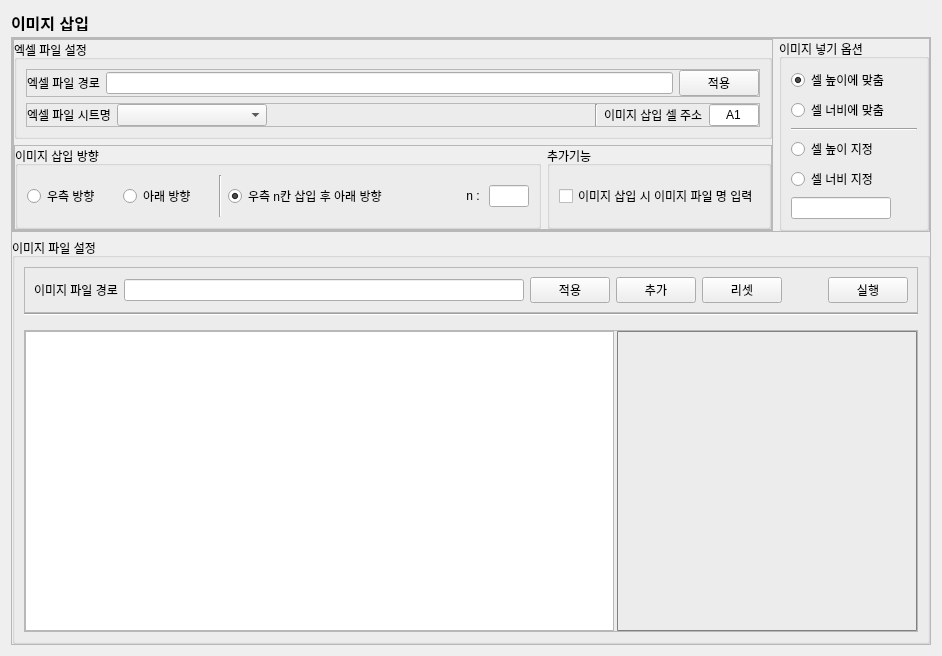
            <widget class="QWidget" name="page_imageinsert">
             <layout class="QVBoxLayout" name="verticalLayout_38">
              <item>
               <widget class="QLabel" name="label_15">
                <property name="minimumSize">
                 <size>
                  <width>0</width>
                  <height>20</height>
                 </size>
                </property>
                <property name="maximumSize">
                 <size>
                  <width>16777215</width>
                  <height>20</height>
                 </size>
                </property>
                <property name="text">
                 <string>&lt;html&gt;&lt;head/&gt;&lt;body&gt;&lt;p&gt;&lt;span style=&quot; font-size:12pt; font-weight:600; text-decoration: underline;&quot;&gt;이미지 삽입&lt;/span&gt;&lt;/p&gt;&lt;/body&gt;&lt;/html&gt;</string>
                </property>
               </widget>
              </item>
              <item>
               <widget class="QFrame" name="frame_34">
                <property name="frameShape">
                 <enum>QFrame::StyledPanel</enum>
                </property>
                <property name="frameShadow">
                 <enum>QFrame::Raised</enum>
                </property>
                <layout class="QVBoxLayout" name="verticalLayout_43">
                 <property name="leftMargin">
                  <number>0</number>
                 </property>
                 <property name="topMargin">
                  <number>0</number>
                 </property>
                 <property name="rightMargin">
                  <number>0</number>
                 </property>
                 <property name="bottomMargin">
                  <number>0</number>
                 </property>
                 <item>
                  <widget class="QFrame" name="frame_42">
                   <property name="frameShape">
                    <enum>QFrame::StyledPanel</enum>
                   </property>
                   <property name="frameShadow">
                    <enum>QFrame::Raised</enum>
                   </property>
                   <layout class="QHBoxLayout" name="horizontalLayout_47">
                    <property name="leftMargin">
                     <number>0</number>
                    </property>
                    <property name="topMargin">
                     <number>0</number>
                    </property>
                    <property name="rightMargin">
                     <number>0</number>
                    </property>
                    <property name="bottomMargin">
                     <number>0</number>
                    </property>
                    <item>
                     <widget class="QFrame" name="frame_41">
                      <property name="frameShape">
                       <enum>QFrame::StyledPanel</enum>
                      </property>
                      <property name="frameShadow">
                       <enum>QFrame::Raised</enum>
                      </property>
                      <layout class="QVBoxLayout" name="verticalLayout_42">
                       <property name="leftMargin">
                        <number>0</number>
                       </property>
                       <property name="topMargin">
                        <number>0</number>
                       </property>
                       <property name="rightMargin">
                        <number>0</number>
                       </property>
                       <property name="bottomMargin">
                        <number>0</number>
                       </property>
                       <item>
                        <widget class="QGroupBox" name="groupBox_31">
                         <property name="minimumSize">
                          <size>
                           <width>0</width>
                           <height>0</height>
                          </size>
                         </property>
                         <property name="maximumSize">
                          <size>
                           <width>16777215</width>
                           <height>16777215</height>
                          </size>
                         </property>
                         <property name="title">
                          <string>엑셀 파일 설정</string>
                         </property>
                         <layout class="QVBoxLayout" name="verticalLayout_40">
                          <property name="leftMargin">
                           <number>9</number>
                          </property>
                          <property name="topMargin">
                           <number>9</number>
                          </property>
                          <property name="rightMargin">
                           <number>9</number>
                          </property>
                          <property name="bottomMargin">
                           <number>9</number>
                          </property>
                          <item>
                           <widget class="QFrame" name="frame_35">
                            <property name="frameShape">
                             <enum>QFrame::StyledPanel</enum>
                            </property>
                            <property name="frameShadow">
                             <enum>QFrame::Raised</enum>
                            </property>
                            <layout class="QHBoxLayout" name="horizontalLayout_40">
                             <property name="leftMargin">
                              <number>0</number>
                             </property>
                             <property name="topMargin">
                              <number>0</number>
                             </property>
                             <property name="rightMargin">
                              <number>0</number>
                             </property>
                             <property name="bottomMargin">
                              <number>0</number>
                             </property>
                             <item>
                              <widget class="QLabel" name="label_22">
                               <property name="text">
                                <string>엑셀 파일 경로</string>
                               </property>
                              </widget>
                             </item>
                             <item>
                              <widget class="QLineEdit" name="line_imageinsert_excelfilepath"/>
                             </item>
                             <item>
                              <widget class="QPushButton" name="btn_imageinsert_load">
                               <property name="text">
                                <string>적용</string>
                               </property>
                              </widget>
                             </item>
                            </layout>
                           </widget>
                          </item>
                          <item>
                           <widget class="QFrame" name="frame_36">
                            <property name="frameShape">
                             <enum>QFrame::StyledPanel</enum>
                            </property>
                            <property name="frameShadow">
                             <enum>QFrame::Raised</enum>
                            </property>
                            <layout class="QHBoxLayout" name="horizontalLayout_39">
                             <property name="leftMargin">
                              <number>0</number>
                             </property>
                             <property name="topMargin">
                              <number>0</number>
                             </property>
                             <property name="rightMargin">
                              <number>0</number>
                             </property>
                             <property name="bottomMargin">
                              <number>0</number>
                             </property>
                             <item>
                              <widget class="QLabel" name="label_23">
                               <property name="text">
                                <string>엑셀 파일 시트명</string>
                               </property>
                              </widget>
                             </item>
                             <item>
                              <widget class="QComboBox" name="combo_imageinsert_sheets">
                               <property name="minimumSize">
                                <size>
                                 <width>150</width>
                                 <height>0</height>
                                </size>
                               </property>
                              </widget>
                             </item>
                             <item>
                              <spacer name="horizontalSpacer_6">
                               <property name="orientation">
                                <enum>Qt::Horizontal</enum>
                               </property>
                               <property name="sizeHint" stdset="0">
                                <size>
                                 <width>40</width>
                                 <height>20</height>
                                </size>
                               </property>
                              </spacer>
                             </item>
                             <item>
                              <widget class="Line" name="line_11">
                               <property name="orientation">
                                <enum>Qt::Vertical</enum>
                               </property>
                              </widget>
                             </item>
                             <item>
                              <widget class="QLabel" name="label_26">
                               <property name="text">
                                <string>이미지 삽입 셀 주소</string>
                               </property>
                              </widget>
                             </item>
                             <item>
                              <widget class="QLineEdit" name="line_imageinsert_celladdress">
                               <property name="minimumSize">
                                <size>
                                 <width>50</width>
                                 <height>0</height>
                                </size>
                               </property>
                               <property name="maximumSize">
                                <size>
                                 <width>50</width>
                                 <height>16777215</height>
                                </size>
                               </property>
                               <property name="text">
                                <string notr="true">A1</string>
                               </property>
                               <property name="alignment">
                                <set>Qt::AlignCenter</set>
                               </property>
                              </widget>
                             </item>
                            </layout>
                           </widget>
                          </item>
                         </layout>
                        </widget>
                       </item>
                       <item>
                        <widget class="QFrame" name="frame_37">
                         <property name="frameShape">
                          <enum>QFrame::StyledPanel</enum>
                         </property>
                         <property name="frameShadow">
                          <enum>QFrame::Raised</enum>
                         </property>
                         <layout class="QHBoxLayout" name="horizontalLayout_46">
                          <property name="leftMargin">
                           <number>0</number>
                          </property>
                          <property name="topMargin">
                           <number>0</number>
                          </property>
                          <property name="rightMargin">
                           <number>0</number>
                          </property>
                          <property name="bottomMargin">
                           <number>0</number>
                          </property>
                          <item>
                           <widget class="QGroupBox" name="groupBox_37">
                            <property name="minimumSize">
                             <size>
                              <width>0</width>
                              <height>0</height>
                             </size>
                            </property>
                            <property name="title">
                             <string>이미지 삽입 방향</string>
                            </property>
                            <layout class="QHBoxLayout" name="horizontalLayout_44">
                             <property name="leftMargin">
                              <number>9</number>
                             </property>
                             <property name="topMargin">
                              <number>9</number>
                             </property>
                             <property name="rightMargin">
                              <number>9</number>
                             </property>
                             <property name="bottomMargin">
                              <number>9</number>
                             </property>
                             <item>
                              <widget class="QRadioButton" name="radio_imageinsert_dir_right">
                               <property name="text">
                                <string>우측 방향</string>
                               </property>
                               <property name="checked">
                                <bool>false</bool>
                               </property>
                              </widget>
                             </item>
                             <item>
                              <widget class="QRadioButton" name="radio_imageinsert_dir_down">
                               <property name="text">
                                <string>아래 방향</string>
                               </property>
                              </widget>
                             </item>
                             <item>
                              <widget class="Line" name="line_10">
                               <property name="orientation">
                                <enum>Qt::Vertical</enum>
                               </property>
                              </widget>
                             </item>
                             <item>
                              <widget class="QRadioButton" name="radio_imageinsert_dir_complex">
                               <property name="text">
                                <string>우측 n칸 삽입 후 아래 방향</string>
                               </property>
                               <property name="checked">
                                <bool>true</bool>
                               </property>
                              </widget>
                             </item>
                             <item>
                              <widget class="QLabel" name="label_24">
                               <property name="text">
                                <string>n : </string>
                               </property>
                               <property name="alignment">
                                <set>Qt::AlignRight|Qt::AlignTrailing|Qt::AlignVCenter</set>
                               </property>
                              </widget>
                             </item>
                             <item>
                              <widget class="QLineEdit" name="line_imageinsert_dir_complex">
                               <property name="minimumSize">
                                <size>
                                 <width>40</width>
                                 <height>0</height>
                                </size>
                               </property>
                               <property name="maximumSize">
                                <size>
                                 <width>40</width>
                                 <height>16777215</height>
                                </size>
                               </property>
                              </widget>
                             </item>
                            </layout>
                           </widget>
                          </item>
                          <item>
                           <widget class="QGroupBox" name="groupBox_35">
                            <property name="title">
                             <string>추가기능</string>
                            </property>
                            <layout class="QHBoxLayout" name="horizontalLayout_45">
                             <item>
                              <widget class="QCheckBox" name="check_imageinsert_insertfilename">
                               <property name="text">
                                <string>이미지 삽입 시 이미지 파일 명 입력</string>
                               </property>
                              </widget>
                             </item>
                            </layout>
                           </widget>
                          </item>
                         </layout>
                        </widget>
                       </item>
                      </layout>
                     </widget>
                    </item>
                    <item>
                     <widget class="QGroupBox" name="groupBox_36">
                      <property name="maximumSize">
                       <size>
                        <width>150</width>
                        <height>16777215</height>
                       </size>
                      </property>
                      <property name="title">
                       <string>이미지 넣기 옵션</string>
                      </property>
                      <layout class="QVBoxLayout" name="verticalLayout_39">
                       <item>
                        <widget class="QRadioButton" name="radio_imageinsert_fit_height">
                         <property name="text">
                          <string>셀 높이에 맞춤</string>
                         </property>
                         <property name="checked">
                          <bool>true</bool>
                         </property>
                        </widget>
                       </item>
                       <item>
                        <widget class="QRadioButton" name="radio_imageinsert_fit_width">
                         <property name="text">
                          <string>셀 너비에 맞춤</string>
                         </property>
                        </widget>
                       </item>
                       <item>
                        <widget class="Line" name="line_9">
                         <property name="orientation">
                          <enum>Qt::Horizontal</enum>
                         </property>
                        </widget>
                       </item>
                       <item>
                        <widget class="QRadioButton" name="radio_imageinsert_set_height">
                         <property name="text">
                          <string>셀 높이 지정</string>
                         </property>
                        </widget>
                       </item>
                       <item>
                        <widget class="QRadioButton" name="radio_imageinsert_set_width">
                         <property name="text">
                          <string>셀 너비 지정</string>
                         </property>
                        </widget>
                       </item>
                       <item>
                        <widget class="QLineEdit" name="line_imageinsert_set_size">
                         <property name="minimumSize">
                          <size>
                           <width>100</width>
                           <height>0</height>
                          </size>
                         </property>
                         <property name="maximumSize">
                          <size>
                           <width>100</width>
                           <height>16777215</height>
                          </size>
                         </property>
                        </widget>
                       </item>
                      </layout>
                     </widget>
                    </item>
                   </layout>
                  </widget>
                 </item>
                 <item>
                  <widget class="QGroupBox" name="groupBox_32">
                   <property name="title">
                    <string>이미지 파일 설정</string>
                   </property>
                   <layout class="QVBoxLayout" name="verticalLayout_41">
                    <property name="spacing">
                     <number>0</number>
                    </property>
                    <item>
                     <widget class="QFrame" name="frame_39">
                      <property name="frameShape">
                       <enum>QFrame::StyledPanel</enum>
                      </property>
                      <property name="frameShadow">
                       <enum>QFrame::Raised</enum>
                      </property>
                      <layout class="QHBoxLayout" name="horizontalLayout_42">
                       <item>
                        <widget class="QLabel" name="label_25">
                         <property name="text">
                          <string>이미지 파일 경로</string>
                         </property>
                        </widget>
                       </item>
                       <item>
                        <widget class="QLineEdit" name="line_imageinsert_imagepath">
                         <property name="minimumSize">
                          <size>
                           <width>400</width>
                           <height>0</height>
                          </size>
                         </property>
                        </widget>
                       </item>
                       <item>
                        <widget class="QPushButton" name="btn_imageinsert_imagepath_load">
                         <property name="text">
                          <string>적용</string>
                         </property>
                        </widget>
                       </item>
                       <item>
                        <widget class="QPushButton" name="btn_imageinsert_imagepath_add">
                         <property name="text">
                          <string>추가</string>
                         </property>
                        </widget>
                       </item>
                       <item>
                        <widget class="QPushButton" name="btn_imageinsert_imagepath_clear">
                         <property name="text">
                          <string>리셋</string>
                         </property>
                        </widget>
                       </item>
                       <item>
                        <spacer name="horizontalSpacer_8">
                         <property name="orientation">
                          <enum>Qt::Horizontal</enum>
                         </property>
                         <property name="sizeHint" stdset="0">
                          <size>
                           <width>40</width>
                           <height>20</height>
                          </size>
                         </property>
                        </spacer>
                       </item>
                       <item>
                        <widget class="QPushButton" name="btn_imageinsert_run">
                         <property name="text">
                          <string>실행</string>
                         </property>
                        </widget>
                       </item>
                      </layout>
                     </widget>
                    </item>
                    <item>
                     <widget class="Line" name="line_3">
                      <property name="orientation">
                       <enum>Qt::Horizontal</enum>
                      </property>
                     </widget>
                    </item>
                    <item>
                     <widget class="QLabel" name="label_imageinsert_imagepath_load_result">
                      <property name="text">
                       <string/>
                      </property>
                      <property name="alignment">
                       <set>Qt::AlignRight|Qt::AlignTrailing|Qt::AlignVCenter</set>
                      </property>
                     </widget>
                    </item>
                    <item>
                     <widget class="QFrame" name="frame_40">
                      <property name="frameShape">
                       <enum>QFrame::StyledPanel</enum>
                      </property>
                      <property name="frameShadow">
                       <enum>QFrame::Raised</enum>
                      </property>
                      <layout class="QHBoxLayout" name="horizontalLayout_43">
                       <property name="spacing">
                        <number>3</number>
                       </property>
                       <property name="leftMargin">
                        <number>0</number>
                       </property>
                       <property name="topMargin">
                        <number>0</number>
                       </property>
                       <property name="rightMargin">
                        <number>0</number>
                       </property>
                       <property name="bottomMargin">
                        <number>0</number>
                       </property>
                       <item>
                        <widget class="QListWidget" name="list_imageinsert_imagepathlist"/>
                       </item>
                       <item>
                        <widget class="QLabel" name="label_imageinsert_image">
                         <property name="minimumSize">
                          <size>
                           <width>300</width>
                           <height>300</height>
                          </size>
                         </property>
                         <property name="maximumSize">
                          <size>
                           <width>300</width>
                           <height>300</height>
                          </size>
                         </property>
                         <property name="styleSheet">
                          <string notr="true">border-color: gray;
border-style: solid;
border-width: 1px;
border-radius: 1px;</string>
                         </property>
                         <property name="text">
                          <string/>
                         </property>
                        </widget>
                       </item>
                      </layout>
                     </widget>
                    </item>
                   </layout>
                  </widget>
                 </item>
                </layout>
               </widget>
              </item>
             </layout>
            </widget>
